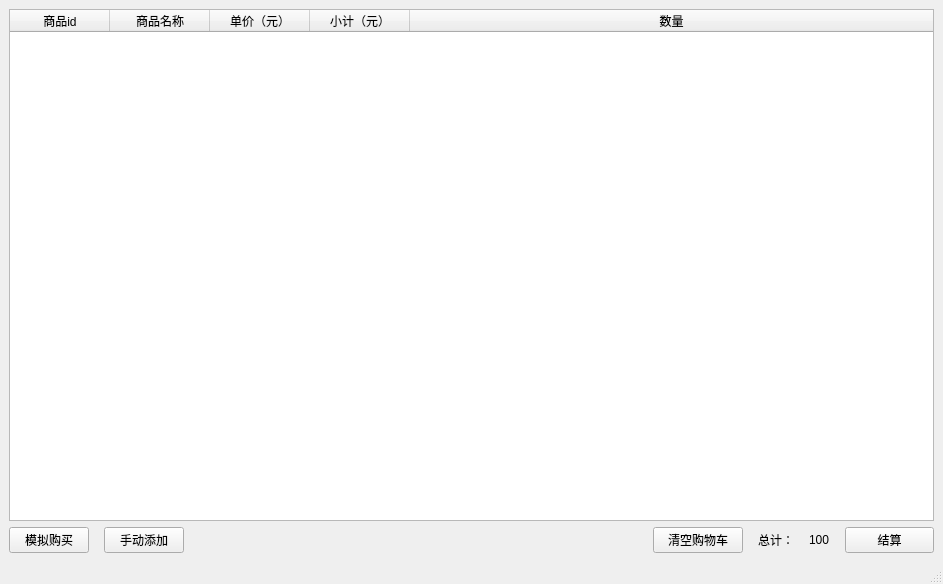
<?xml version="1.0" encoding="UTF-8"?>
<ui version="4.0">
 <class>MainWindow</class>
 <widget class="QMainWindow" name="MainWindow">
  <property name="geometry">
   <rect>
    <x>0</x>
    <y>0</y>
    <width>943</width>
    <height>584</height>
   </rect>
  </property>
  <property name="windowTitle">
   <string>MainWindow</string>
  </property>
  <widget class="QWidget" name="centralwidget">
   <layout class="QVBoxLayout" name="verticalLayout">
    <item>
     <widget class="QTableWidget" name="productTable">
      <attribute name="horizontalHeaderStretchLastSection">
       <bool>true</bool>
      </attribute>
      <column>
       <property name="text">
        <string>商品id</string>
       </property>
      </column>
      <column>
       <property name="text">
        <string>商品名称</string>
       </property>
      </column>
      <column>
       <property name="text">
        <string>单价（元）</string>
       </property>
      </column>
      <column>
       <property name="text">
        <string>小计（元）</string>
       </property>
      </column>
      <column>
       <property name="text">
        <string>数量</string>
       </property>
      </column>
     </widget>
    </item>
    <item>
     <layout class="QHBoxLayout" name="horizontalLayout_3">
      <property name="spacing">
       <number>230</number>
      </property>
      <item>
       <layout class="QHBoxLayout" name="horizontalLayout">
        <property name="spacing">
         <number>15</number>
        </property>
        <item>
         <widget class="QPushButton" name="mngm">
          <property name="maximumSize">
           <size>
            <width>158</width>
            <height>16777215</height>
           </size>
          </property>
          <property name="text">
           <string>模拟购买</string>
          </property>
         </widget>
        </item>
        <item>
         <widget class="QPushButton" name="sdtj">
          <property name="maximumSize">
           <size>
            <width>157</width>
            <height>16777215</height>
           </size>
          </property>
          <property name="text">
           <string>手动添加</string>
          </property>
         </widget>
        </item>
       </layout>
      </item>
      <item>
       <spacer name="horizontalSpacer">
        <property name="orientation">
         <enum>Qt::Orientation::Horizontal</enum>
        </property>
        <property name="sizeHint" stdset="0">
         <size>
          <width>40</width>
          <height>20</height>
         </size>
        </property>
       </spacer>
      </item>
      <item>
       <layout class="QHBoxLayout" name="horizontalLayout_2">
        <property name="spacing">
         <number>15</number>
        </property>
        <property name="leftMargin">
         <number>0</number>
        </property>
        <property name="topMargin">
         <number>0</number>
        </property>
        <property name="rightMargin">
         <number>0</number>
        </property>
        <property name="bottomMargin">
         <number>0</number>
        </property>
        <item>
         <widget class="QPushButton" name="qk">
          <property name="minimumSize">
           <size>
            <width>90</width>
            <height>26</height>
           </size>
          </property>
          <property name="text">
           <string>清空购物车</string>
          </property>
         </widget>
        </item>
        <item>
         <widget class="QLabel" name="label">
          <property name="layoutDirection">
           <enum>Qt::LayoutDirection::LeftToRight</enum>
          </property>
          <property name="text">
           <string>总计：</string>
          </property>
         </widget>
        </item>
        <item>
         <widget class="QLabel" name="label_totalMoney">
          <property name="text">
           <string>100</string>
          </property>
         </widget>
        </item>
        <item>
         <widget class="QPushButton" name="jiesuan">
          <property name="minimumSize">
           <size>
            <width>89</width>
            <height>26</height>
           </size>
          </property>
          <property name="maximumSize">
           <size>
            <width>89</width>
            <height>26</height>
           </size>
          </property>
          <property name="text">
           <string>结算</string>
          </property>
         </widget>
        </item>
       </layout>
      </item>
     </layout>
    </item>
   </layout>
  </widget>
  <widget class="QStatusBar" name="statusbar"/>
 </widget>
 <resources/>
 <connections/>
</ui>
